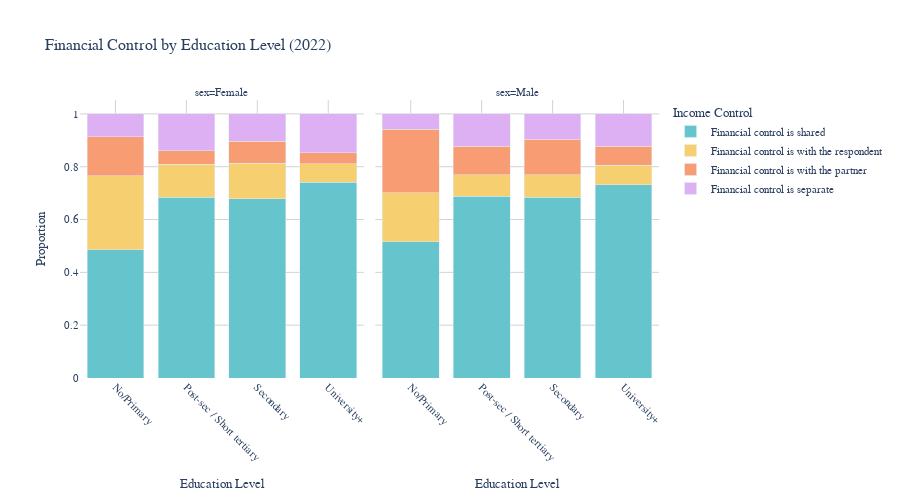

The notebook cell saved with this chart:
### Markdown cell above
## 4. Education and Financial Decision-Making

### Code cell
# Financial control by education level
edu_finance = df_combined.groupby(['educ_4_label', 'sex', 'year'])['code_income_control'].value_counts(normalize=True).reset_index()
edu_finance.columns = ['education', 'sex', 'year', 'income_control', 'proportion']

# Filter for 2022 data for clarity
edu_finance_2022 = edu_finance[edu_finance['year'] == 2022]

fig4 = px.bar(edu_finance_2022, 
              x='education', 
              y='proportion', 
              color='income_control',
              facet_col='sex',
              barmode='stack',
              title='Financial Control by Education Level (2022)',
              labels={'proportion': 'Proportion', 
                      'education': 'Education Level',
                      'income_control': 'Income Control'},
              color_discrete_sequence=px.colors.qualitative.Pastel,
              height=500)

fig4.update_layout(
    font=dict(size=11, family='Arial'),
    title_font_size=16,
    plot_bgcolor='white',
    paper_bgcolor='white'
)

fig4.update_xaxes(showgrid=True, gridwidth=1, gridcolor='lightgray', tickangle=45)
fig4.update_yaxes(showgrid=True, gridwidth=1, gridcolor='lightgray')

fig4.show()

### Figure 1 — Plotly figure (JSON) as saved in the notebook; plotly's stock layout.template omitted (floating-point values rounded to 4 significant figures)
{"data": [{"hovertemplate": "Income Control=Financial control is shared<br>sex=Female<br>Education Level=%{x}<br>Proportion=%{y}<extra></extra>", "legendgroup": "Financial control is shared", "marker": {"color": "rgb(102, 197, 204)", "pattern": {"shape": ""}}, "name": "Financial control is shared", "orientation": "v", "showlegend": true, "textposition": "auto", "type": "bar", "x": ["No/Primary", "Post-sec / Short tertiary", "Secondary", "University+"], "xaxis": "x", "y": [0.4852, 0.6835, 0.6793, 0.7415], "yaxis": "y"}, {"hovertemplate": "Income Control=Financial control is shared<br>sex=Male<br>Education Level=%{x}<br>Proportion=%{y}<extra></extra>", "legendgroup": "Financial control is shared", "marker": {"color": "rgb(102, 197, 204)", "pattern": {"shape": ""}}, "name": "Financial control is shared", "orientation": "v", "showlegend": false, "textposition": "auto", "type": "bar", "x": ["No/Primary", "Post-sec / Short tertiary", "Secondary", "University+"], "xaxis": "x2", "y": [0.5162, 0.6875, 0.6852, 0.7324], "yaxis": "y2"}, {"hovertemplate": "Income Control=Financial control is with the respondent<br>sex=Female<br>Education Level=%{x}<br>Proportion=%{y}<extra></extra>", "legendgroup": "Financial control is with the respondent", "marker": {"color": "rgb(246, 207, 113)", "pattern": {"shape": ""}}, "name": "Financial control is with the respondent", "orientation": "v", "showlegend": true, "textposition": "auto", "type": "bar", "x": ["No/Primary", "Post-sec / Short tertiary", "Secondary", "University+"], "xaxis": "x", "y": [0.2803, 0.1251, 0.1344, 0.06929], "yaxis": "y"}, {"hovertemplate": "Income Control=Financial control is with the respondent<br>sex=Male<br>Education Level=%{x}<br>Proportion=%{y}<extra></extra>", "legendgroup": "Financial control is with the respondent", "marker": {"color": "rgb(246, 207, 113)", "pattern": {"shape": ""}}, "name": "Financial control is with the respondent", "orientation": "v", "showlegend": false, "textposition": "auto", "type": "bar", "x": ["No/Primary", "Post-sec / Short tertiary", "Secondary", "University+"], "xaxis": "x2", "y": [0.185, 0.08129, 0.08449, 0.073], "yaxis": "y2"}, {"hovertemplate": "Income Control=Financial control is with the partner<br>sex=Female<br>Education Level=%{x}<br>Proportion=%{y}<extra></extra>", "legendgroup": "Financial control is with the partner", "marker": {"color": "rgb(248, 156, 116)", "pattern": {"shape": ""}}, "name": "Financial control is with the partner", "orientation": "v", "showlegend": true, "textposition": "auto", "type": "bar", "x": ["No/Primary", "Post-sec / Short tertiary", "Secondary", "University+"], "xaxis": "x", "y": [0.1482, 0.05252, 0.08353, 0.04179], "yaxis": "y"}, {"hovertemplate": "Income Control=Financial control is with the partner<br>sex=Male<br>Education Level=%{x}<br>Proportion=%{y}<extra></extra>", "legendgroup": "Financial control is with the partner", "marker": {"color": "rgb(248, 156, 116)", "pattern": {"shape": ""}}, "name": "Financial control is with the partner", "orientation": "v", "showlegend": false, "textposition": "auto", "type": "bar", "x": ["No/Primary", "Post-sec / Short tertiary", "Secondary", "University+"], "xaxis": "x2", "y": [0.2406, 0.1086, 0.135, 0.07211], "yaxis": "y2"}, {"hovertemplate": "Income Control=Financial control is separate<br>sex=Female<br>Education Level=%{x}<br>Proportion=%{y}<extra></extra>", "legendgroup": "Financial control is separate", "marker": {"color": "rgb(220, 176, 242)", "pattern": {"shape": ""}}, "name": "Financial control is separate", "orientation": "v", "showlegend": true, "textposition": "auto", "type": "bar", "x": ["No/Primary", "Post-sec / Short tertiary", "Secondary", "University+"], "xaxis": "x", "y": [0.08625, 0.1389, 0.1027, 0.1474], "yaxis": "y"}, {"hovertemplate": "Income Control=Financial control is separate<br>sex=Male<br>Education Level=%{x}<br>Proportion=%{y}<extra></extra>", "legendgroup": "Financial control is separate", "marker": {"color": "rgb(220, 176, 242)", "pattern": {"shape": ""}}, "name": "Financial control is separate", "orientation": "v", "showlegend": false, "textposition": "auto", "type": "bar", "x": ["No/Primary", "Post-sec / Short tertiary", "Secondary", "University+"], "xaxis": "x2", "y": [0.05821, 0.1226, 0.09526, 0.1225], "yaxis": "y2"}], "layout": {"annotations": [{"font": {}, "showarrow": false, "text": "sex=Female", "x": 0.245, "xanchor": "center", "xref": "paper", "y": 1, "yanchor": "bottom", "yref": "paper"}, {"font": {}, "showarrow": false, "text": "sex=Male", "x": 0.755, "xanchor": "center", "xref": "paper", "y": 1, "yanchor": "bottom", "yref": "paper"}], "barmode": "stack", "font": {"family": "Arial", "size": 11}, "height": 500, "legend": {"title": {"text": "Income Control"}, "tracegroupgap": 0}, "paper_bgcolor": "white", "plot_bgcolor": "white", "title": {"font": {"size": 16}, "text": "Financial Control by Education Level (2022)"}, "xaxis": {"anchor": "y", "domain": [0, 0.49], "gridcolor": "lightgray", "gridwidth": 1, "showgrid": true, "tickangle": 45, "title": {"text": "Education Level"}}, "xaxis2": {"anchor": "y2", "domain": [0.51, 1], "gridcolor": "lightgray", "gridwidth": 1, "matches": "x", "showgrid": true, "tickangle": 45, "title": {"text": "Education Level"}}, "yaxis": {"anchor": "x", "domain": [0, 1], "gridcolor": "lightgray", "gridwidth": 1, "showgrid": true, "title": {"text": "Proportion"}}, "yaxis2": {"anchor": "x2", "domain": [0, 1], "gridcolor": "lightgray", "gridwidth": 1, "matches": "y", "showgrid": true, "showticklabels": false}}}
